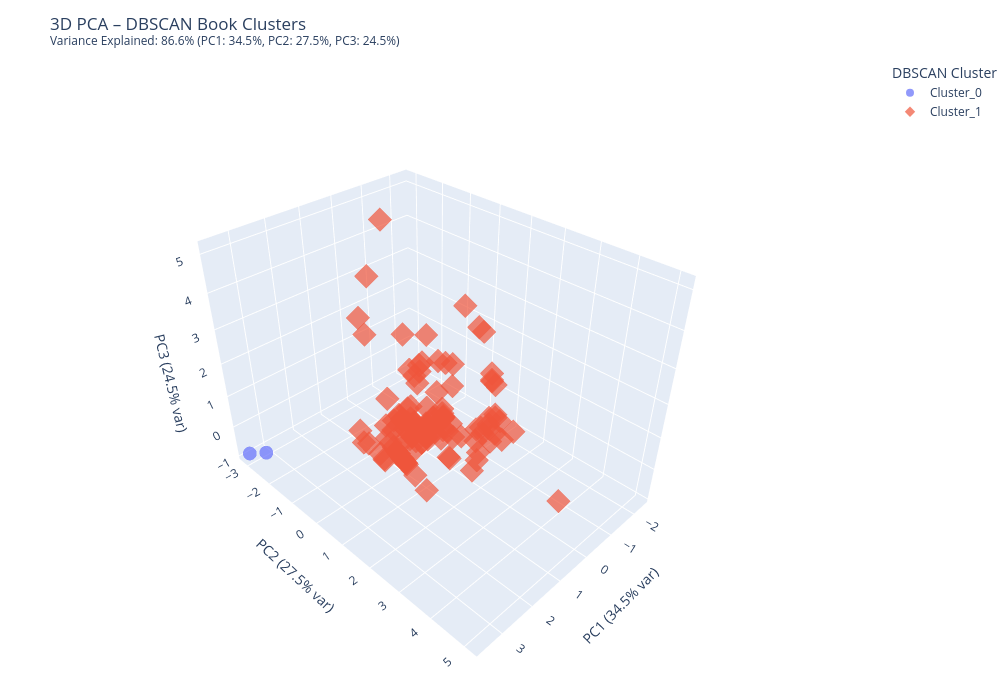

The notebook cell saved with this chart:
### Code cell
# Create 3D PCA plot for DBSCAN
fig = px.scatter_3d(
    aggregate,
    x='pca1',
    y='pca2',
    z='pca3',
    color='dbscan_decision',
    symbol='dbscan_decision',
    hover_name='Title' if 'Title' in aggregate.columns else 'title',
    hover_data={
        'Author': 'Author' in aggregate.columns,
        'category': 'category' in aggregate.columns,
        'borrowings_count': True,
        'demand_per_copy': True,
        'reader_pressure': True,
        'age': True,
        'dbscan_cluster': True,
        'borrowings_duration_avg': True,
        'borrowings_duration_std': True
    },
    title=f'3D PCA – DBSCAN Book Clusters<br><sup>Variance Explained: {total_variance_3d:.1%} (PC1: {variance_explained[0]:.1%}, PC2: {variance_explained[1]:.1%}, PC3: {variance_explained[2]:.1%})</sup>',
    opacity=0.7,
    size_max=8
)

# Update layout
fig.update_layout(
    scene=dict(
        xaxis_title=f'PC1 ({variance_explained[0]:.1%} var)',
        yaxis_title=f'PC2 ({variance_explained[1]:.1%} var)',
        zaxis_title=f'PC3 ({variance_explained[2]:.1%} var)',
        camera=dict(
            eye=dict(x=1.5, y=1.5, z=1.5)
        )
    ),
    legend_title_text='DBSCAN Cluster',
    margin=dict(l=0, r=0, b=0, t=60),
    width=1000,
    height=700
)

fig.show()

### Figure 1 — Plotly figure (JSON) as saved in the notebook; plotly's stock layout.template omitted (floating-point values rounded to 4 significant figures; data arrays with more than 128 entries replaced by an {"elided": "..."} marker saying what was removed)
{"data": [{"customdata": [["AASSILA, MOHAMMED", 0, 1, 1, 1, 12, 0, 30, 0], ["BOSTROM, NICK", 1, 1, 1, 1, 12, 0, 32, 0]], "hovertemplate": "<b>%{hovertext}</b><br><br>dbscan_decision=Cluster_0<br>pca1=%{x}<br>pca2=%{y}<br>pca3=%{z}<br>Author=%{customdata[0]}<br>category=%{customdata[1]}<br>borrowings_count=%{customdata[2]}<br>demand_per_copy=%{customdata[3]}<br>reader_pressure=%{customdata[4]}<br>age=%{customdata[5]}<br>dbscan_cluster=%{customdata[6]}<br>borrowings_duration_avg=%{customdata[7]}<br>borrowings_duration_std=%{customdata[8]}<extra></extra>", "hovertext": ["400 EXERCICES CORRIGÉS D'ALGÈBRE AVEC RAPPELS DE COURS POUR SPÉ MP-MP*", "SUPERINTELLIGENCE : PATHS, DANGERS, STRATEGIES"], "legendgroup": "Cluster_0", "marker": {"color": "#636efa", "opacity": 0.7, "symbol": "circle"}, "mode": "markers", "name": "Cluster_0", "scene": "scene", "showlegend": true, "type": "scatter3d", "x": [3.302, 3.608], "y": [-2.798, -3.137], "z": [-0.8189, -0.8695]}, {"customdata": {"elided": "130x9 mixed values"}, "hovertemplate": "<b>%{hovertext}</b><br><br>dbscan_decision=Cluster_1<br>pca1=%{x}<br>pca2=%{y}<br>pca3=%{z}<br>Author=%{customdata[0]}<br>category=%{customdata[1]}<br>borrowings_count=%{customdata[2]}<br>demand_per_copy=%{customdata[3]}<br>reader_pressure=%{customdata[4]}<br>age=%{customdata[5]}<br>dbscan_cluster=%{customdata[6]}<br>borrowings_duration_avg=%{customdata[7]}<br>borrowings_duration_std=%{customdata[8]}<extra></extra>", "hovertext": {"elided": "130 str values"}, "legendgroup": "Cluster_1", "marker": {"color": "#EF553B", "opacity": 0.7, "symbol": "diamond"}, "mode": "markers", "name": "Cluster_1", "scene": "scene", "showlegend": true, "type": "scatter3d", "x": {"elided": "130 float values"}, "y": {"elided": "130 float values"}, "z": {"elided": "130 float values"}}], "layout": {"height": 700, "legend": {"title": {"text": "DBSCAN Cluster"}, "tracegroupgap": 0}, "margin": {"b": 0, "l": 0, "r": 0, "t": 60}, "scene": {"camera": {"eye": {"x": 1.5, "y": 1.5, "z": 1.5}}, "domain": {"x": [0, 1], "y": [0, 1]}, "xaxis": {"title": {"text": "PC1 (34.5% var)"}}, "yaxis": {"title": {"text": "PC2 (27.5% var)"}}, "zaxis": {"title": {"text": "PC3 (24.5% var)"}}}, "title": {"text": "3D PCA – DBSCAN Book Clusters<br><sup>Variance Explained: 86.6% (PC1: 34.5%, PC2: 27.5%, PC3: 24.5%)</sup>"}, "width": 1000}}
